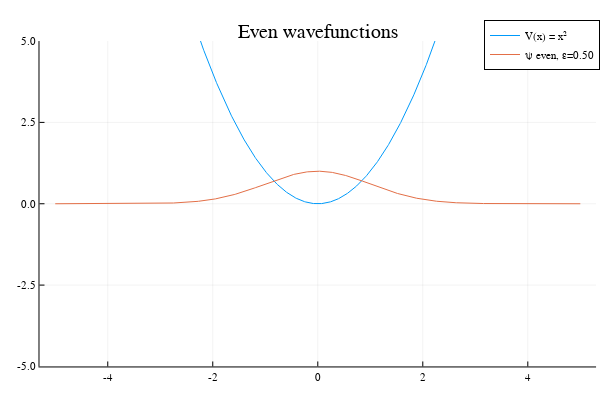

The code cell stored with this chart in its notebook:
### Code cell
plotlyjs()
plot1 = plot(xPlot, xPlot .^2, label="V(x) = x²")
plot!(plot1, xPlot, ψEven.(xPlot, ε), label="ψ even, ε=$(@sprintf("%.2f",ε))")
ylims!(plot1, (-5,5))
title!(plot1, "Even wavefunctions")

### Figure 1 — Plotly figure (JSON) as saved in the notebook; plotly's stock layout.template omitted (floating-point values rounded to 4 significant figures; data arrays with more than 128 entries replaced by an {"elided": "..."} marker saying what was removed)
{"data": [{"colorbar": {"title": ""}, "legendgroup": "V(x) = x²", "line": {"color": "rgba(0, 154, 250, 1.000)", "dash": "solid", "shape": "linear", "width": 1}, "mode": "lines", "name": "V(x) = x²", "showlegend": true, "type": "scatter", "x": {"elided": "1001 float values"}, "xaxis": "x", "y": {"elided": "1001 float values"}, "yaxis": "y", "zmax": null, "zmin": null}, {"colorbar": {"title": ""}, "legendgroup": "ψ even, ε=0.50", "line": {"color": "rgba(227, 111, 71, 1.000)", "dash": "solid", "shape": "linear", "width": 1}, "mode": "lines", "name": "ψ even, ε=0.50", "showlegend": true, "type": "scatter", "x": {"elided": "1001 float values"}, "xaxis": "x", "y": {"elided": "1001 float values"}, "yaxis": "y", "zmax": null, "zmin": null}], "layout": {"annotations": [{"font": {"color": "rgba(0, 0, 0, 1.000)", "family": "sans-serif", "size": 20}, "rotation": 0, "showarrow": false, "text": "Even wavefunctions", "x": 0.5296, "xanchor": "center", "xref": "paper", "y": 1, "yanchor": "top", "yref": "paper"}], "height": 400, "legend": {"bgcolor": "rgba(255, 255, 255, 1.000)", "bordercolor": "rgba(0, 0, 0, 1.000)", "borderwidth": 1, "font": {"color": "rgba(0, 0, 0, 1.000)", "family": "sans-serif", "size": 11}, "title": {"font": {"color": "rgba(0, 0, 0, 1.000)", "family": "sans-serif", "size": 15}, "text": ""}, "tracegroupgap": 0, "traceorder": "normal", "x": 1, "xanchor": "auto", "y": 1, "yanchor": "auto"}, "margin": {"b": 20, "l": 0, "r": 0, "t": 20}, "paper_bgcolor": "rgba(255, 255, 255, 1.000)", "plot_bgcolor": "rgba(255, 255, 255, 1.000)", "showlegend": true, "width": 600, "xaxis": {"anchor": "y", "domain": [0.06582, 0.9934], "gridcolor": "rgba(0, 0, 0, 0.100)", "gridwidth": 0.5, "linecolor": "rgba(0, 0, 0, 1.000)", "mirror": false, "range": [-5.3, 5.3], "showgrid": true, "showline": true, "showticklabels": true, "tickangle": 0, "tickcolor": "rgb(0, 0, 0)", "tickfont": {"color": "rgba(0, 0, 0, 1.000)", "family": "sans-serif", "size": 11}, "tickmode": "array", "ticks": "inside", "ticktext": ["-4", "-2", "0", "2", "4"], "tickvals": [-4, -2, 0, 2, 4], "title": "", "titlefont": {"color": "rgba(0, 0, 0, 1.000)", "family": "sans-serif", "size": 15}, "type": "-", "visible": true, "zeroline": false, "zerolinecolor": "rgba(0, 0, 0, 1.000)"}, "yaxis": {"anchor": "x", "domain": [0.03762, 0.9415], "gridcolor": "rgba(0, 0, 0, 0.100)", "gridwidth": 0.5, "linecolor": "rgba(0, 0, 0, 1.000)", "mirror": false, "range": [-5, 5], "showgrid": true, "showline": true, "showticklabels": true, "tickangle": 0, "tickcolor": "rgb(0, 0, 0)", "tickfont": {"color": "rgba(0, 0, 0, 1.000)", "family": "sans-serif", "size": 11}, "tickmode": "array", "ticks": "inside", "ticktext": ["-5.0", "-2.5", "0.0", "2.5", "5.0"], "tickvals": [-5, -2.5, 0, 2.5, 5], "title": "", "titlefont": {"color": "rgba(0, 0, 0, 1.000)", "family": "sans-serif", "size": 15}, "type": "-", "visible": true, "zeroline": false, "zerolinecolor": "rgba(0, 0, 0, 1.000)"}}}
